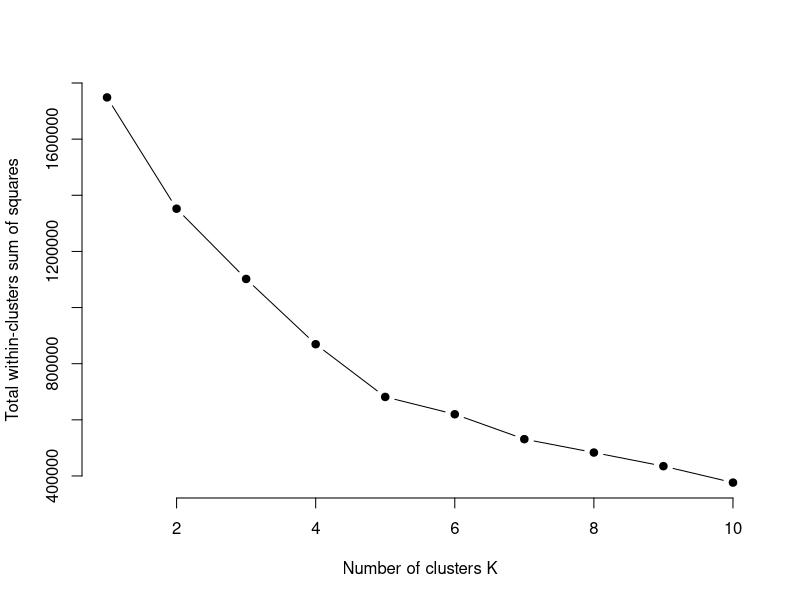

The R script that drew this image: (Note: this script raises an error after producing the figure.)
setwd("~/Packages/Optimal_Clustering_Trees/Experiments/Experiment_Real_World/Hubway")
setwd("~/git/Optimal_Clustering_Trees/Experiments/Experiment_Real_World/Hubway_LS_mod")

df<- read.csv("HubwayTrips.csv")
#We read in from the Analytics Edge the clusters and we sample from there the data.
normalize <- function(temp) {
  temp <- (temp - mean(temp)) / sd(temp) 
  return(temp)
}
denormalize <- function(orig, new) {
  temp <- (new * sd(orig)) + mean(orig)
  return(temp)
}

df_norm<-as.data.frame(lapply(df, normalize)) 
set.seed(20)
clusters <- kmeans(df_norm, 7)
df$cluster<- clusters$cluster

#Number of points in each cluster
table(clusters$cluster)
df$cluster<- clusters$cluster
new<-as.data.frame(clusters$centers)
df_cent<-round(mapply(denormalize, df[,1:9], new))

k.max=10
wss <- sapply(1:k.max,function(k){kmeans(df_norm, k, nstart=50,iter.max = 15)$tot.withinss})
plot(1:k.max, wss,
     type="b", pch = 19, frame = FALSE, 
     xlab="Number of clusters K",
     ylab="Total within-clusters sum of squares")


#Sample multiple datasets for a given size

numSeeds <-1
numRows <-500
data <- df
k<-4

randomSampling<-function(data, numSeeds, numRows){
  for (i in 1:numSeeds) {
    destfile <- paste0("~/Packages/Optimal_Clustering_Trees/Experiments/Experiment_Real_World/Hubway/data/random/random_hubway_sample_seed",i, "_obs_",numRows,".csv")
    set.seed(i)    
    df_s<-data[sample(nrow(data), numRows), ]
    write.csv(df_s, destfile, row.names = FALSE)
  }}
#50 different seeds for 500 random observations
randomSampling(df[,1:9], 50, 500)
randomSampling(df[,1:9], 50, 1000)
randomSampling(df[,1:9], 50, 1500)
randomSampling(df[,1:9], 50, 2000)

stratifiedSampling<-function(df, numSeeds, numRows,k){
  df_norm<-as.data.frame(lapply(df, normalize)) 
  set.seed(20)
  clusters <- kmeans(df_norm, k)
  df$cluster<- clusters$cluster
  for (i in 1:numSeeds) {
    destfile <- paste0("~/Packages/Optimal_Clustering_Trees/Experiments/Experiment_Real_World/Hubway/data/stratified/strat_hubway_numofclust_",k,"_sample_seed_",i, "_obs_",numRows,".csv")
    set.seed(i)    
    df_s<-stratified(df, "cluster", numRows, replace = FALSE)
    write.csv(df_s, destfile, row.names = FALSE)
  }}

for (k in 1:10) {
  stratifiedSampling(df, 50, 500,k)
  stratifiedSampling(df, 50, 1000,k)
  stratifiedSampling(df, 50, 1500,k)
  stratifiedSampling(df, 50, 2000,k)
}


stratified(data, "cluster", 500, replace = FALSE)

